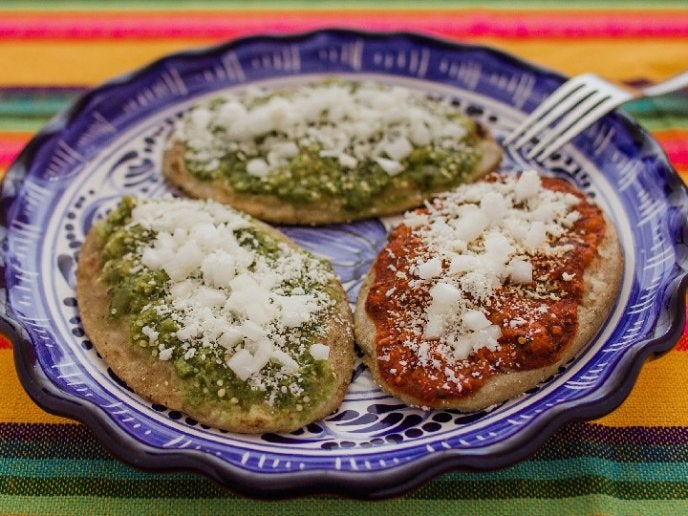
#> input picture old repo/Semisupervised-learning/que-es-un-tlacoyo-6.jpg, 688 x 516 px
$ jupyter execute practica1.ipynb
#> lines starting #> are read from the running program, lines starting #| are printed output that depends on the picture
# Práctica 1: Segmentación de imágenes con K-means

**Imagen:** `tlayoyos.jpg`
**Objetivo:** agrupar píxeles con colores similares y observar qué ocurre al reducir el número de colores disponibles.

## 1. Importar librerías y cargar la imagen

[cell 1]
filename = "que-es-un-tlacoyo-6.jpg"

import numpy as np
import matplotlib.pyplot as plt
from PIL import Image

image = Image.open(filename).convert("RGB")
#> image is the input picture: PIL image 688x516 RGB; mean R, G, B 130.9, 106.5, 95.5
image = np.asarray(image)
print(image.shape)
#| (516, 688, 3)

[cell 2]
plt.imshow(image)
plt.title(filename)
plt.axis("off")
plt.show()

## 2. Representar los píxeles

Una imagen RGB tiene dimensiones `(alto, ancho, 3)`. Cada píxel se representa como un vector `(R, G, B)`, así que convertimos la imagen en una matriz donde cada fila es un píxel.

[cell 3]
X = image.reshape(-1, 3)
print(f"Matriz X: {X.shape}")
#| Matriz X: (355008, 3)

## 3. Segmentar usando K-means

Se prueban los valores `K = 2, 3, 4, 5, 6, 7, 8, 10`. Cada centroide representa un color prototipo y cada píxel se reemplaza por el centroide de su cluster.

[cell 4]
from sklearn.cluster import KMeans

k = 8

kmeans = KMeans(
    n_clusters=k,
    random_state=42
    )

kmeans.fit(X)

[cell 5]
segmented_img = \
kmeans.cluster_centers_[kmeans.labels_]
segmented_img = segmented_img.reshape(image.shape)
segmented_img = segmented_img.astype(np.uint8)

plt.imshow(segmented_img)
plt.axis("off")
plt.title(filename + " segmentada con " + str(k) + " clusters")
plt.show()
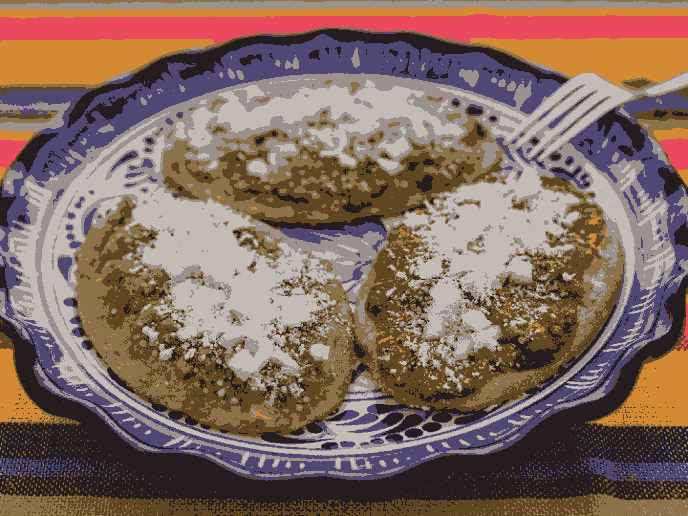
#> shown: shape (516, 688, 3); mean R, G, B 130.4, 106, 95.1

[cell 6]
k_values = [2, 3, 4, 5, 6, 7, 8, 10]
segmented_images = {}
models = {}

for k in k_values:
    kmeans = KMeans(
        n_clusters=k,
        random_state=42,
        n_init=10
    )
    kmeans.fit(X)
    segmented_img = kmeans.cluster_centers_[kmeans.labels_]
    segmented_img = segmented_img.reshape(image.shape).astype(np.uint8)
    models[k] = kmeans
    segmented_images[k] = segmented_img
#> after the loop, models = 8 items; segmented_images = 8 items


fig, axes = plt.subplots(3, 3, figsize=(14, 13))

axes = axes.ravel()
axes[0].imshow(image)
axes[0].set_title("Original")
axes[0].axis("off")

for ax, k in zip(axes[1:], k_values):
    ax.imshow(segmented_images[k])
    ax.set_title(f"K={k}")
    ax.axis("off")

plt.suptitle("Segmentación por color con K-means", fontsize=16)
plt.tight_layout()
plt.show()
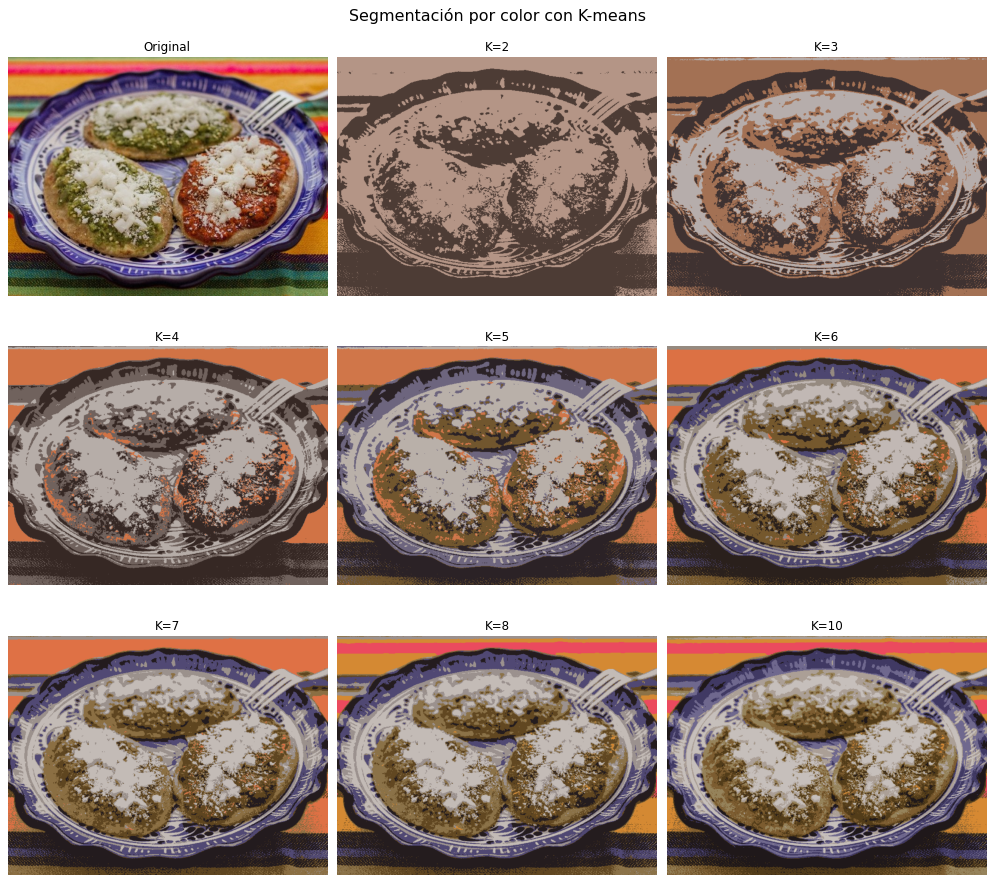
#> figure drawn by matplotlib, 9 panels

## Preguntas

1. **¿Qué representa un cluster en este problema?**
   Un cluster representa un grupo de píxeles cuyos colores RGB son parecidos.

2. **¿Qué representa cada centroide?**
   Cada centroide representa el color RGB promedio o prototipo de un cluster y es el color que se asigna a los píxeles de ese grupo.

3. **¿Qué ocurre cuando K es muy pequeño?**
   Hay pocos colores y se ve muy simplificada.

4. **¿Qué ocurre al aumentar K?**
   Aparecen más detalles, pero también aumenta la complejidad y la mejora visual llega a ser cada vez menos notable.

5. **¿Qué valor de K considero más adecuado para esta imagen?**
   Depende. Si quisiera clasificar entre tlacoyos verdes y rojos debería hacer antes una transformación que se centre mas en los tlacoyos, como recortar la imagen quitando los bordes, porque (creo) que como hay mas fondo de color naranja, azul, y amarillo, le da mas "peso" o "prioridad" a encontrar centroides ahí. Si quisiera contar tlacoyos creo que con K=3 podría funcionar.

6. **¿K-means está identificando objetos o únicamente colores?**
   Como está agrupando puntos en el espacio RGB (creo que) identifica colores. No conoce la forma, la posición ni el significado de los objetos, si no no colorearía el mantel del fondo.
   Supongo que depende del problema: si tus objetos son de colores específicos (A <>=> azul, B <=> rojo, C <>=> amarillo, ...) y las imágenes son "buenas", entonces: si reconoce colores, entonces reconoce objetos,

Abajo agregué visualizaciones bonitas

# Visualizaciones

Cada punto representa un píxel. Sus coordenadas son `(R, G, B)` y el color del punto es el RGB real del píxel. Se toma una muestra aleatoria para que la figura sea fluida al interactuar con ella.

[cell 7]
import numpy as np
import plotly.graph_objects as go
from plotly.subplots import make_subplots

# ============================================================
# CONFIGURACIÓN
# ============================================================

rng = np.random.default_rng(42)

sample_size = min(15000, len(X))
#> sample_size = 15000
sample_idx = rng.choice(len(X), size=sample_size, replace=False)
#> sample_idx = 15000 values, max 354974 at index 7557, min 0 at index 9917, mean 176427.9

rgb_sample = X[sample_idx]

# Colores RGB reales de cada píxel
rgb_colors = [
    f"rgb({int(r)},{int(g)},{int(b)})"
    for r, g, b in rgb_sample
]
#> rgb_colors = 15000 items, first 6: 'rgb(209,131,67)', 'rgb(169,162,136)', 'rgb(108,93,150)', 'rgb(153,128,62)', 'rgb(187,181,165)', 'rgb(83,73,146)'

# Valores de K disponibles
k_values = sorted(models.keys())
#> k_values = [2, 3, 4, 5, 6, 7, 8, 10]

# ============================================================
# FIGURA: DOS VENTANAS 3D HORIZONTALES
# ============================================================

fig = make_subplots(
    rows=1,
    cols=2,
    specs=[
        [{"type": "scene"}, {"type": "scene"}]
    ],
    subplot_titles=(
        "Distribución RGB original",
        "RGB coloreado por clusters"
    ),
    horizontal_spacing=0.04
)

# ============================================================
# CREAR TRACES PARA CADA K
# ============================================================

# Guardaremos qué traces pertenecen a cada K.
#
# Por cada K agregamos 4 traces:
#
# 0. Píxeles RGB originales
# 1. Centroides sobre RGB original
# 2. Píxeles coloreados por cluster
# 3. Centroides sobre clustering
#
# Solo los del primer K estarán visibles inicialmente.
# ============================================================

for k_index, k in enumerate(k_values):

    model = models[k]

    centers = model.cluster_centers_

    labels_sample = model.predict(rgb_sample)

    center_colors = [
        f"rgb({r:.0f},{g:.0f},{b:.0f})"
        for r, g, b in centers
    ]

    point_centroid_colors = [
        center_colors[label]
        for label in labels_sample
    ]

    visible = (k_index == 0)

    # --------------------------------------------------------
    # IZQUIERDA: píxeles RGB originales
    # --------------------------------------------------------

    fig.add_trace(
        go.Scatter3d(
            x=rgb_sample[:, 0],
            y=rgb_sample[:, 1],
            z=rgb_sample[:, 2],

            mode="markers",

            name="Píxeles RGB",

            marker=dict(
                size=3,
                color=rgb_colors,
                opacity=0.55
            ),

            text=[
                f"R={r}, G={g}, B={b}"
                for r, g, b in rgb_sample
            ],

            hovertemplate="%{text}<extra></extra>",

            visible=visible,

            showlegend=False
        ),

        row=1,
        col=1
    )

    # --------------------------------------------------------
    # IZQUIERDA: centroides
    # --------------------------------------------------------

    fig.add_trace(
        go.Scatter3d(
            x=centers[:, 0],
            y=centers[:, 1],
            z=centers[:, 2],

            mode="markers+text",

            name=f"Centroides K={k}",

            text=[
                f"C{i + 1}"
                for i in range(k)
            ],

            textposition="top center",

            marker=dict(
                size=10,
                color=center_colors,
                line=dict(
                    width=2,
                    color="black"
                )
            ),

            hovertemplate=[
                (
                    f"Centroide C{i + 1}<br>"
                    f"R={r:.1f}<br>"
                    f"G={g:.1f}<br>"
                    f"B={b:.1f}"
                    "<extra></extra>"
                )
                for i, (r, g, b) in enumerate(centers)
            ],

            visible=visible,

            showlegend=False
        ),

        row=1,
        col=1
    )

    # --------------------------------------------------------
    # DERECHA: píxeles coloreados por su cluster
    # --------------------------------------------------------

    fig.add_trace(
        go.Scatter3d(
            x=rgb_sample[:, 0],
            y=rgb_sample[:, 1],
            z=rgb_sample[:, 2],

            mode="markers",

            name="Clusters",

            marker=dict(
                size=3,
                color=point_centroid_colors,
                opacity=0.35
            ),

            text=[
                (
                    f"Píxel: R={r}, G={g}, B={b}"
                    f"<br>Cluster={label + 1}"
                )
                for (r, g, b), label
                in zip(rgb_sample, labels_sample)
            ],

            hovertemplate="%{text}<extra></extra>",

            visible=visible,

            showlegend=False
        ),

        row=1,
        col=2
    )

    # --------------------------------------------------------
    # DERECHA: centroides
    # --------------------------------------------------------

    fig.add_trace(
        go.Scatter3d(
            x=centers[:, 0],
            y=centers[:, 1],
            z=centers[:, 2],

            mode="markers+text",

            name=f"Centroides K={k}",

            text=[
                f"C{i + 1}"
                for i in range(k)
            ],

            textposition="top center",

            marker=dict(
                size=8,
                color=center_colors,
                line=dict(
                    width=2,
                    color="black"
                )
            ),

            hovertemplate=[
                (
                    f"Centroide C{i + 1}<br>"
                    f"R={r:.1f}<br>"
                    f"G={g:.1f}<br>"
                    f"B={b:.1f}"
                    "<extra></extra>"
                )
                for i, (r, g, b) in enumerate(centers)
            ],

            visible=visible,

            showlegend=False
        ),

        row=1,
        col=2
    )
#> this loop made 8 passes
#> (k, visible) on passes 3 to 8: (4, False), (5, False), (6, False), (7, False), (8, False), (10, False)
#> (k, centers, center_colors, visible) on pass 1: (2, [[180.8, 149.5, 134.6], [77.57, 60.62, 53.8]], ['rgb(181,149,135)', 'rgb(78,61,54)'], True)


# ============================================================
# BOTONES PARA CAMBIAR K
# ============================================================

buttons = []

traces_per_k = 4
total_traces = len(k_values) * traces_per_k
#> total_traces = 32

for k_index, k in enumerate(k_values):

    visibility = [False] * total_traces

    start = k_index * traces_per_k

    visibility[start:start + traces_per_k] = [True] * traces_per_k

    buttons.append(
        dict(
            label=f"K = {k}",

            method="update",

            args=[
                {
                    "visible": visibility
                },
                {
                    "title": (
                        f"K-Means sobre espacio RGB — "
                        f"K={k} — "
                        f"{sample_size:,} píxeles"
                    )
                }
            ]
        )
    )
#> this loop made 8 passes
#> (k, start) on passes 1 to 8: (2, 0), (3, 4), (4, 8), (5, 12), (6, 16), (7, 20), (8, 24), (10, 28)
#> after the loop, buttons = 8 items


# ============================================================
# CONFIGURAR EJES 3D
# ============================================================

scene_config = dict(

    xaxis=dict(
        title="R (rojo)",
        range=[0, 255]
    ),

    yaxis=dict(
        title="G (verde)",
        range=[0, 255]
    ),

    zaxis=dict(
        title="B (azul)",
        range=[0, 255]
    ),

    aspectmode="cube"
)


# ============================================================
# LAYOUT FINAL
# ============================================================

fig.update_layout(

    title=(
        f"K-Means sobre espacio RGB — "
        f"K={k_values[0]} — "
        f"{sample_size:,} píxeles"
    ),

    template="plotly_white",

    scene=scene_config,
    scene2=scene_config,

    width=1500,
    height=750,

    margin=dict(
        l=0,
        r=0,
        t=110,
        b=0
    ),

    updatemenus=[
        dict(
            type="dropdown",

            buttons=buttons,

            direction="down",

            x=0.5,
            y=1.12,

            xanchor="center",
            yanchor="top",

            showactive=True
        )
    ]
)

fig.show()

## Dashboard

[cell 8]
import numpy as np
import plotly.graph_objects as go
from plotly.subplots import make_subplots

# ============================================================
# 1) CONFIGURACIÓN
# ============================================================

# K's que quieres mostrar
k_values = [2, 3, 4, 5, 6, 7, 8, 10]

# Para que no pese demasiado el dashboard:
# 9 escenas 3D con 15k puntos cada una puede ser muy pesado.
rng = np.random.default_rng(42)
sample_size = min(4000, len(X))   # puedes subirlo si tu compu aguanta
#> sample_size = 4000
sample_idx = rng.choice(len(X), size=sample_size, replace=False)
#> sample_idx = 4000 values, max 354772 at index 2304, min 183 at index 933, mean 177708.6
rgb_sample = X[sample_idx]

# Colores RGB reales de la muestra
rgb_colors = [
    f"rgb({int(r)},{int(g)},{int(b)})"
    for r, g, b in rgb_sample
]
#> rgb_colors = 4000 items, first 6: 'rgb(195,184,164)', 'rgb(131,118,83)', 'rgb(95,59,71)', 'rgb(210,208,211)', 'rgb(50,36,87)', 'rgb(72,64,149)'

# ============================================================
# 2) SUBPLOTS 9x2
#    Fila 1: original
#    Filas 2..9: una por cada k
# ============================================================

n_rows = 1 + len(k_values)  # 1 fila original + 8 de los k's = 9

specs = [[{"type": "xy"}, {"type": "scene"}] for _ in range(n_rows)]

subplot_titles = [
    "Imagen original", "Distribución RGB original"
]

for k in k_values:
    subplot_titles.extend([
        f"Segmentación K={k}",
        f"RGB coloreado por clusters (K={k})"
    ])

fig = make_subplots(
    rows=n_rows,
    cols=2,
    specs=specs,
    subplot_titles=subplot_titles,
    horizontal_spacing=0.04,
    vertical_spacing=0.03
)

# ============================================================
# 3) FILA 1
#    Izquierda: imagen original
#    Derecha: nube RGB original
# ============================================================

# Izquierda: imagen original
fig.add_trace(
    go.Image(z=image),
    row=1,
    col=1
)

# Derecha: RGB original en R^3
fig.add_trace(
    go.Scatter3d(
        x=rgb_sample[:, 0],
        y=rgb_sample[:, 1],
        z=rgb_sample[:, 2],
        mode="markers",
        name="RGB original",
        marker=dict(
            size=2.5,
            color=rgb_colors,
            opacity=0.6
        ),
        text=[f"R={r}, G={g}, B={b}" for r, g, b in rgb_sample],
        hovertemplate="%{text}<extra></extra>",
        showlegend=False
    ),
    row=1,
    col=2
)

# ============================================================
# 4) FILAS 2..9
#    Izquierda: imagen segmentada
#    Derecha: nube RGB coloreada por cluster + centroides
# ============================================================

for i, k in enumerate(k_values, start=2):

    model = models[k]
    centers = model.cluster_centers_

    # Predicción sobre la misma muestra usada en los 3D
    labels_sample = model.predict(rgb_sample)

    # Colores de centroides
    center_colors = [
        f"rgb({int(round(r))},{int(round(g))},{int(round(b))})"
        for r, g, b in centers
    ]

    # Cada punto toma el color de su centroide
    point_centroid_colors = [center_colors[label] for label in labels_sample]

    # --------------------------------------------------------
    # Columna izquierda: imagen segmentada
    # --------------------------------------------------------
    fig.add_trace(
        go.Image(z=segmented_images[k]),
        row=i,
        col=1
    )

    # --------------------------------------------------------
    # Columna derecha: nube RGB clusterizada
    # --------------------------------------------------------
    fig.add_trace(
        go.Scatter3d(
            x=rgb_sample[:, 0],
            y=rgb_sample[:, 1],
            z=rgb_sample[:, 2],
            mode="markers",
            name=f"Píxeles K={k}",
            marker=dict(
                size=2.5,
                color=point_centroid_colors,
                opacity=0.35
            ),
            text=[
                f"R={r}, G={g}, B={b} | Cluster={label+1}"
                for (r, g, b), label in zip(rgb_sample, labels_sample)
            ],
            hovertemplate="%{text}<extra></extra>",
            showlegend=False
        ),
        row=i,
        col=2
    )

    # Centroides
    fig.add_trace(
        go.Scatter3d(
            x=centers[:, 0],
            y=centers[:, 1],
            z=centers[:, 2],
            mode="markers+text",
            name=f"Centroides K={k}",
            text=[f"C{j+1}" for j in range(k)],
            textposition="top center",
            marker=dict(
                size=7,
                color=center_colors,
                line=dict(width=2, color="black")
            ),
            hovertemplate=[
                f"Centroide C{j+1}: R={r:.1f}, G={g:.1f}, B={b:.1f}<extra></extra>"
                for j, (r, g, b) in enumerate(centers)
            ],
            showlegend=False
        ),
        row=i,
        col=2
    )
#> this loop made 8 passes
#> (centers, center_colors) on pass 1: ([[180.8, 149.5, 134.6], [77.57, 60.62, 53.8]], ['rgb(181,149,135)', 'rgb(78,61,54)'])
#> center_colors on pass 2: ['rgb(182,174,171)', 'rgb(63,50,50)', 'rgb(163,114,85)']

# ============================================================
# 5) AJUSTES DE EJES
# ============================================================

# Ocultar ejes en todas las imágenes de la izquierda
for r in range(1, n_rows + 1):
    fig.update_xaxes(visible=False, row=r, col=1)
    fig.update_yaxes(visible=False, row=r, col=1)

# Configuración de todas las escenas 3D
scene_style = dict(
    xaxis=dict(title="R", range=[0, 255]),
    yaxis=dict(title="G", range=[0, 255]),
    zaxis=dict(title="B", range=[0, 255]),
    aspectmode="cube"
)

# Los nombres internos de escenas son: scene, scene2, scene3, ...
for s in range(1, n_rows + 1):
    scene_name = "scene" if s == 1 else f"scene{s}"
    fig.layout[scene_name].update(scene_style)

# ============================================================
# 6) LAYOUT FINAL
# ============================================================

fig.update_layout(
    title=f"Dashboard de segmentación por color con K-means ({sample_size:,} píxeles muestreados para los gráficos 3D)",
    template="plotly_white",
    width=1500,
    height=320 * n_rows,  # ajusta si quieres más/menos altura
    margin=dict(l=20, r=20, t=80, b=20)
)

fig.show()
